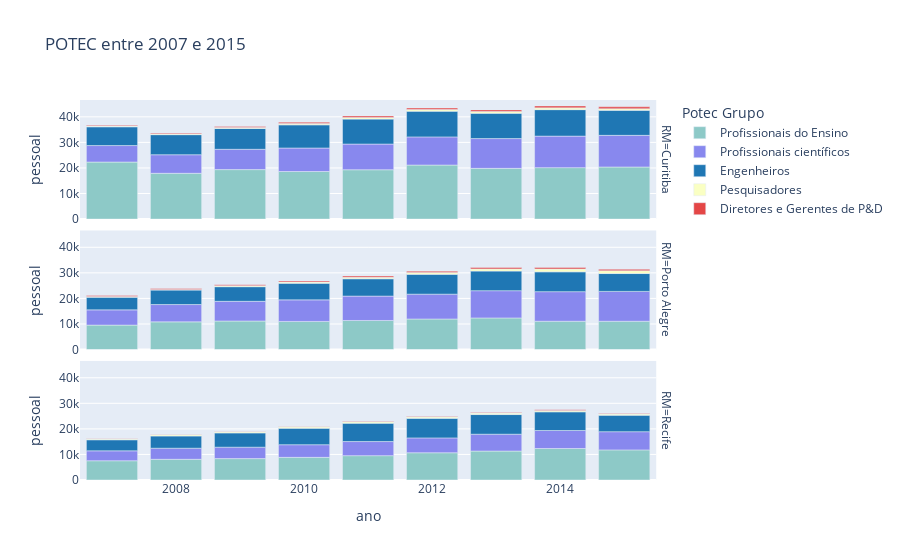

Notebook source saved alongside this figure:
### Code cell
px.bar(data_frame=df_teste_plot2
       , x='ano'
       , y='pessoal'
       , facet_row='RM'
       , color='Potec Grupo'
       , category_orders={'Potec Grupo':
                          ['Profissionais do Ensino'
                           , 'Profissionais científicos'
                           ,'Engenheiros'
                           , 'Pesquisadores'
                           , 'Diretores e Gerentes de P&D'
                          ]}
       , title=f'POTEC entre {df_teste_plot2.ano.astype(np.int32).min()} e {df_teste_plot2.ano.astype(np.int32).max()}'
       , height=700, color_discrete_sequence=['rgb(141, 201, 199)', 'rgb(136, 136, 238)', '#1F77B4', 'rgb(250, 255, 195)', 'rgb(228,70,70)'])

### Figure 1 — Plotly figure (JSON) as saved in the notebook; plotly's stock layout.template omitted (floating-point values rounded to 4 significant figures)
{"data": [{"alignmentgroup": "True", "hovertemplate": "Potec Grupo=Profissionais do Ensino<br>RM=Curitiba<br>ano=%{x}<br>pessoal=%{y}<extra></extra>", "legendgroup": "Profissionais do Ensino", "marker": {"color": "rgb(141, 201, 199)"}, "name": "Profissionais do Ensino", "offsetgroup": "Profissionais do Ensino", "orientation": "v", "showlegend": true, "textposition": "auto", "type": "bar", "x": [2007, 2008, 2009, 2010, 2011, 2012, 2013, 2014, 2015], "xaxis": "x3", "y": [22312, 17903, 19348, 18606, 19299, 21136, 19839, 20126, 20372], "yaxis": "y3"}, {"alignmentgroup": "True", "hovertemplate": "Potec Grupo=Profissionais do Ensino<br>RM=Porto Alegre<br>ano=%{x}<br>pessoal=%{y}<extra></extra>", "legendgroup": "Profissionais do Ensino", "marker": {"color": "rgb(141, 201, 199)"}, "name": "Profissionais do Ensino", "offsetgroup": "Profissionais do Ensino", "orientation": "v", "showlegend": false, "textposition": "auto", "type": "bar", "x": [2007, 2008, 2009, 2010, 2011, 2012, 2013, 2014, 2015], "xaxis": "x2", "y": [9560, 10833, 11162, 10998, 11369, 11952, 12359, 11076, 11063], "yaxis": "y2"}, {"alignmentgroup": "True", "hovertemplate": "Potec Grupo=Profissionais do Ensino<br>RM=Recife<br>ano=%{x}<br>pessoal=%{y}<extra></extra>", "legendgroup": "Profissionais do Ensino", "marker": {"color": "rgb(141, 201, 199)"}, "name": "Profissionais do Ensino", "offsetgroup": "Profissionais do Ensino", "orientation": "v", "showlegend": false, "textposition": "auto", "type": "bar", "x": [2007, 2008, 2009, 2010, 2011, 2012, 2013, 2014, 2015], "xaxis": "x", "y": [7533, 8099, 8373, 8854, 9528, 10657, 11328, 12325, 11785], "yaxis": "y"}, {"alignmentgroup": "True", "hovertemplate": "Potec Grupo=Profissionais científicos<br>RM=Curitiba<br>ano=%{x}<br>pessoal=%{y}<extra></extra>", "legendgroup": "Profissionais científicos", "marker": {"color": "rgb(136, 136, 238)"}, "name": "Profissionais científicos", "offsetgroup": "Profissionais científicos", "orientation": "v", "showlegend": true, "textposition": "auto", "type": "bar", "x": [2007, 2008, 2009, 2010, 2011, 2012, 2013, 2014, 2015], "xaxis": "x3", "y": [6451, 7270, 7954, 9194, 10052, 11020, 11655, 12331, 12383], "yaxis": "y3"}, {"alignmentgroup": "True", "hovertemplate": "Potec Grupo=Profissionais científicos<br>RM=Porto Alegre<br>ano=%{x}<br>pessoal=%{y}<extra></extra>", "legendgroup": "Profissionais científicos", "marker": {"color": "rgb(136, 136, 238)"}, "name": "Profissionais científicos", "offsetgroup": "Profissionais científicos", "orientation": "v", "showlegend": false, "textposition": "auto", "type": "bar", "x": [2007, 2008, 2009, 2010, 2011, 2012, 2013, 2014, 2015], "xaxis": "x2", "y": [5969, 6770, 7699, 8444, 9541, 9716, 10660, 11567, 11677], "yaxis": "y2"}, {"alignmentgroup": "True", "hovertemplate": "Potec Grupo=Profissionais científicos<br>RM=Recife<br>ano=%{x}<br>pessoal=%{y}<extra></extra>", "legendgroup": "Profissionais científicos", "marker": {"color": "rgb(136, 136, 238)"}, "name": "Profissionais científicos", "offsetgroup": "Profissionais científicos", "orientation": "v", "showlegend": false, "textposition": "auto", "type": "bar", "x": [2007, 2008, 2009, 2010, 2011, 2012, 2013, 2014, 2015], "xaxis": "x", "y": [3888, 4343, 4467, 4953, 5520, 5820, 6587, 7040, 7117], "yaxis": "y"}, {"alignmentgroup": "True", "hovertemplate": "Potec Grupo=Engenheiros<br>RM=Curitiba<br>ano=%{x}<br>pessoal=%{y}<extra></extra>", "legendgroup": "Engenheiros", "marker": {"color": "#1F77B4"}, "name": "Engenheiros", "offsetgroup": "Engenheiros", "orientation": "v", "showlegend": true, "textposition": "auto", "type": "bar", "x": [2007, 2008, 2009, 2010, 2011, 2012, 2013, 2014, 2015], "xaxis": "x3", "y": [7339, 7854, 8163, 9069, 9752, 10069, 9892, 10358, 9775], "yaxis": "y3"}, {"alignmentgroup": "True", "hovertemplate": "Potec Grupo=Engenheiros<br>RM=Porto Alegre<br>ano=%{x}<br>pessoal=%{y}<extra></extra>", "legendgroup": "Engenheiros", "marker": {"color": "#1F77B4"}, "name": "Engenheiros", "offsetgroup": "Engenheiros", "orientation": "v", "showlegend": false, "textposition": "auto", "type": "bar", "x": [2007, 2008, 2009, 2010, 2011, 2012, 2013, 2014, 2015], "xaxis": "x2", "y": [4955, 5646, 5732, 6502, 6774, 7741, 7687, 7764, 7003], "yaxis": "y2"}, {"alignmentgroup": "True", "hovertemplate": "Potec Grupo=Engenheiros<br>RM=Recife<br>ano=%{x}<br>pessoal=%{y}<extra></extra>", "legendgroup": "Engenheiros", "marker": {"color": "#1F77B4"}, "name": "Engenheiros", "offsetgroup": "Engenheiros", "orientation": "v", "showlegend": false, "textposition": "auto", "type": "bar", "x": [2007, 2008, 2009, 2010, 2011, 2012, 2013, 2014, 2015], "xaxis": "x", "y": [4319, 4783, 5587, 6471, 7197, 7642, 7694, 7309, 6466], "yaxis": "y"}, {"alignmentgroup": "True", "hovertemplate": "Potec Grupo=Pesquisadores<br>RM=Curitiba<br>ano=%{x}<br>pessoal=%{y}<extra></extra>", "legendgroup": "Pesquisadores", "marker": {"color": "rgb(250, 255, 195)"}, "name": "Pesquisadores", "offsetgroup": "Pesquisadores", "orientation": "v", "showlegend": true, "textposition": "auto", "type": "bar", "x": [2007, 2008, 2009, 2010, 2011, 2012, 2013, 2014, 2015], "xaxis": "x3", "y": [287, 344, 344, 501, 640, 660, 693, 691, 648], "yaxis": "y3"}, {"alignmentgroup": "True", "hovertemplate": "Potec Grupo=Pesquisadores<br>RM=Porto Alegre<br>ano=%{x}<br>pessoal=%{y}<extra></extra>", "legendgroup": "Pesquisadores", "marker": {"color": "rgb(250, 255, 195)"}, "name": "Pesquisadores", "offsetgroup": "Pesquisadores", "orientation": "v", "showlegend": false, "textposition": "auto", "type": "bar", "x": [2007, 2008, 2009, 2010, 2011, 2012, 2013, 2014, 2015], "xaxis": "x2", "y": [281, 284, 409, 444, 561, 693, 843, 1108, 1111], "yaxis": "y2"}, {"alignmentgroup": "True", "hovertemplate": "Potec Grupo=Pesquisadores<br>RM=Recife<br>ano=%{x}<br>pessoal=%{y}<extra></extra>", "legendgroup": "Pesquisadores", "marker": {"color": "rgb(250, 255, 195)"}, "name": "Pesquisadores", "offsetgroup": "Pesquisadores", "orientation": "v", "showlegend": false, "textposition": "auto", "type": "bar", "x": [2007, 2008, 2009, 2010, 2011, 2012, 2013, 2014, 2015], "xaxis": "x", "y": [370, 505, 451, 509, 561, 569, 561, 559, 460], "yaxis": "y"}, {"alignmentgroup": "True", "hovertemplate": "Potec Grupo=Diretores e Gerentes de P&D<br>RM=Curitiba<br>ano=%{x}<br>pessoal=%{y}<extra></extra>", "legendgroup": "Diretores e Gerentes de P&D", "marker": {"color": "rgb(228,70,70)"}, "name": "Diretores e Gerentes de P&D", "offsetgroup": "Diretores e Gerentes de P&D", "orientation": "v", "showlegend": true, "textposition": "auto", "type": "bar", "x": [2007, 2008, 2009, 2010, 2011, 2012, 2013, 2014, 2015], "xaxis": "x3", "y": [281, 344, 367, 523, 584, 562, 631, 750, 719], "yaxis": "y3"}, {"alignmentgroup": "True", "hovertemplate": "Potec Grupo=Diretores e Gerentes de P&D<br>RM=Porto Alegre<br>ano=%{x}<br>pessoal=%{y}<extra></extra>", "legendgroup": "Diretores e Gerentes de P&D", "marker": {"color": "rgb(228,70,70)"}, "name": "Diretores e Gerentes de P&D", "offsetgroup": "Diretores e Gerentes de P&D", "orientation": "v", "showlegend": false, "textposition": "auto", "type": "bar", "x": [2007, 2008, 2009, 2010, 2011, 2012, 2013, 2014, 2015], "xaxis": "x2", "y": [363, 349, 351, 431, 522, 534, 512, 536, 536], "yaxis": "y2"}, {"alignmentgroup": "True", "hovertemplate": "Potec Grupo=Diretores e Gerentes de P&D<br>RM=Recife<br>ano=%{x}<br>pessoal=%{y}<extra></extra>", "legendgroup": "Diretores e Gerentes de P&D", "marker": {"color": "rgb(228,70,70)"}, "name": "Diretores e Gerentes de P&D", "offsetgroup": "Diretores e Gerentes de P&D", "orientation": "v", "showlegend": false, "textposition": "auto", "type": "bar", "x": [2007, 2008, 2009, 2010, 2011, 2012, 2013, 2014, 2015], "xaxis": "x", "y": [87, 102, 119, 159, 173, 198, 205, 231, 212], "yaxis": "y"}], "layout": {"annotations": [{"font": {}, "showarrow": false, "text": "RM=Recife", "textangle": 90, "x": 0.98, "xanchor": "left", "xref": "paper", "y": 0.1567, "yanchor": "middle", "yref": "paper"}, {"font": {}, "showarrow": false, "text": "RM=Porto Alegre", "textangle": 90, "x": 0.98, "xanchor": "left", "xref": "paper", "y": 0.5, "yanchor": "middle", "yref": "paper"}, {"font": {}, "showarrow": false, "text": "RM=Curitiba", "textangle": 90, "x": 0.98, "xanchor": "left", "xref": "paper", "y": 0.8433, "yanchor": "middle", "yref": "paper"}], "autosize": true, "barmode": "relative", "legend": {"title": {"text": "Potec Grupo"}, "tracegroupgap": 0}, "title": {"text": "POTEC entre 2007 e 2015"}, "xaxis": {"anchor": "y", "autorange": true, "domain": [0, 0.98], "range": [2006.0, 2016.0], "title": {"text": "ano"}, "type": "linear"}, "xaxis2": {"anchor": "y2", "autorange": true, "domain": [0, 0.98], "matches": "x", "range": [2006.0, 2016.0], "showticklabels": false, "type": "linear"}, "xaxis3": {"anchor": "y3", "autorange": true, "domain": [0, 0.98], "matches": "x", "range": [2006.0, 2016.0], "showticklabels": false, "type": "linear"}, "yaxis": {"anchor": "x", "autorange": true, "domain": [0, 0.3133], "range": [0, 46590.0], "title": {"text": "pessoal"}, "type": "linear"}, "yaxis2": {"anchor": "x2", "autorange": true, "domain": [0.3433, 0.6567], "matches": "y", "range": [0, 46590.0], "title": {"text": "pessoal"}, "type": "linear"}, "yaxis3": {"anchor": "x3", "autorange": true, "domain": [0.6867, 1.0], "matches": "y", "range": [0, 46590.0], "title": {"text": "pessoal"}, "type": "linear"}}}
